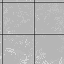

A 2D game scene composited from a Tiled map and its tileset images. What follows is a short description and the map's XML, with every tile layer's data as written:
An orthogonal 1x1 tile map with 64x64 px tiles, 1 tile layer (Tile Layer 1).

<map version="1.0" tiledversion="1.1.2" orientation="orthogonal" renderorder="right-down" width="1" height="1" tilewidth="64" tileheight="64" infinite="0" nextobjectid="1">
 <tileset firstgid="1" source="Road.tsx" />
 <layer name="Tile Layer 1" width="1" height="1">
  <data encoding="csv">
22
</data>
 </layer>
</map>
